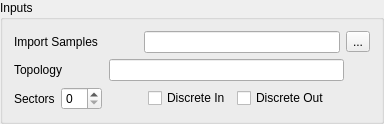
       <widget class="QGroupBox" name="group_io">
        <property name="title">
         <string>Inputs</string>
        </property>
        <layout class="QVBoxLayout" name="verticalLayout_14">
         <item>
          <layout class="QHBoxLayout" name="layout_samples">
           <item>
            <widget class="QLabel" name="label">
             <property name="text">
              <string>Import Samples</string>
             </property>
            </widget>
           </item>
           <item>
            <spacer name="horizontalSpacer_35">
             <property name="orientation">
              <enum>Qt::Horizontal</enum>
             </property>
             <property name="sizeType">
              <enum>QSizePolicy::Maximum</enum>
             </property>
             <property name="sizeHint" stdset="0">
              <size>
               <width>40</width>
               <height>20</height>
              </size>
             </property>
            </spacer>
           </item>
           <item>
            <widget class="QLineEdit" name="field_samples"/>
           </item>
           <item>
            <widget class="QToolButton" name="button_importSamples">
             <property name="text">
              <string>...</string>
             </property>
            </widget>
           </item>
          </layout>
         </item>
         <item>
          <layout class="QHBoxLayout" name="layout_topology">
           <item>
            <widget class="QLabel" name="label_2">
             <property name="text">
              <string>Topology</string>
             </property>
            </widget>
           </item>
           <item>
            <spacer name="horizontalSpacer_36">
             <property name="orientation">
              <enum>Qt::Horizontal</enum>
             </property>
             <property name="sizeType">
              <enum>QSizePolicy::Minimum</enum>
             </property>
             <property name="sizeHint" stdset="0">
              <size>
               <width>40</width>
               <height>20</height>
              </size>
             </property>
            </spacer>
           </item>
           <item>
            <widget class="QLineEdit" name="field_topology"/>
           </item>
           <item>
            <spacer name="horizontalSpacer_28">
             <property name="orientation">
              <enum>Qt::Horizontal</enum>
             </property>
             <property name="sizeType">
              <enum>QSizePolicy::Maximum</enum>
             </property>
             <property name="sizeHint" stdset="0">
              <size>
               <width>26</width>
               <height>20</height>
              </size>
             </property>
            </spacer>
           </item>
          </layout>
         </item>
         <item>
          <layout class="QHBoxLayout" name="layout_properties">
           <item>
            <widget class="QLabel" name="label_3">
             <property name="text">
              <string>Sectors</string>
             </property>
            </widget>
           </item>
           <item>
            <widget class="QSpinBox" name="box_sectors"/>
           </item>
           <item>
            <spacer name="horizontalSpacer_9">
             <property name="orientation">
              <enum>Qt::Horizontal</enum>
             </property>
             <property name="sizeHint" stdset="0">
              <size>
               <width>40</width>
               <height>20</height>
              </size>
             </property>
            </spacer>
           </item>
           <item>
            <widget class="QCheckBox" name="check_discreteIn">
             <property name="layoutDirection">
              <enum>Qt::LeftToRight</enum>
             </property>
             <property name="text">
              <string>Discrete In</string>
             </property>
            </widget>
           </item>
           <item>
            <widget class="QCheckBox" name="check_discreteOut">
             <property name="layoutDirection">
              <enum>Qt::LeftToRight</enum>
             </property>
             <property name="text">
              <string>Discrete Out</string>
             </property>
            </widget>
           </item>
           <item>
            <spacer name="horizontalSpacer_7">
             <property name="orientation">
              <enum>Qt::Horizontal</enum>
             </property>
             <property name="sizeHint" stdset="0">
              <size>
               <width>40</width>
               <height>20</height>
              </size>
             </property>
            </spacer>
           </item>
          </layout>
         </item>
        </layout>
       </widget>
